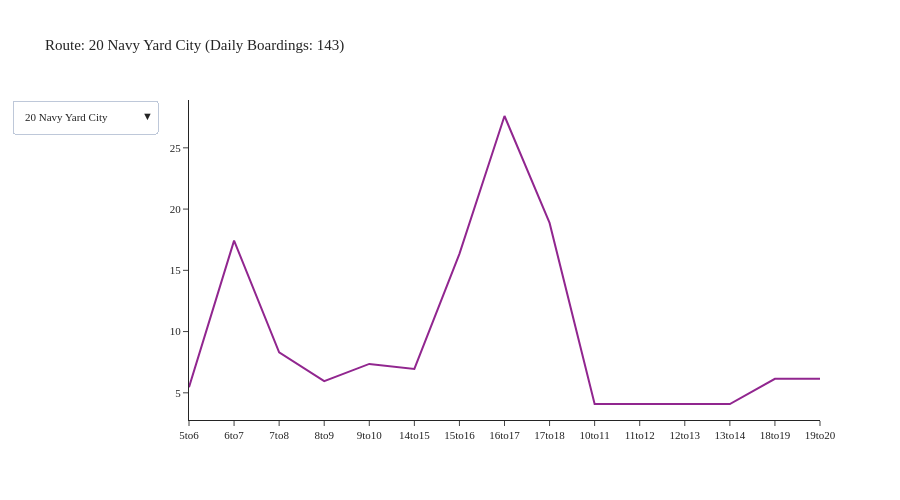

Notebook cell for this chart:
### Code cell
agency = 'Kitsap Transit'
df = df_transit_line[df_transit_line['agency'] == agency]
df = df.groupby(['tod', 'description']).agg({'boardings': 'sum'}).reset_index()
fig = create_tod_chart(df)
fig.show()

### Figure 1 — Plotly figure (JSON) as saved in the notebook; plotly's stock layout.template omitted (floating-point values rounded to 4 significant figures)
{"data": [{"mode": "lines", "name": "20 Navy Yard City", "type": "scatter", "visible": true, "x": ["5to6", "6to7", "7to8", "8to9", "9to10", "14to15", "15to16", "16to17", "17to18", "10to11", "11to12", "12to13", "13to14", "18to19", "19to20"], "y": [5.462, 17.43, 8.304, 5.953, 7.358, 6.947, 16.35, 27.6, 18.87, 4.087, 4.087, 4.087, 4.087, 6.14, 6.14]}, {"mode": "lines", "name": "212 Brem-Silverdle W", "type": "scatter", "visible": false, "x": ["5to6", "6to7", "7to8", "8to9", "9to10", "14to15", "15to16", "16to17", "17to18", "10to11", "11to12", "12to13", "13to14", "18to19", "19to20", "20to21", "21to22", "22to23", "23to0", "0to1", "1to2", "2to3", "3to4", "4to5"], "y": [31.95, 68.05, 69.6, 47.29, 31.24, 51.38, 46.07, 60.81, 80.94, 25.74, 25.74, 25.74, 25.74, 57.57, 57.57, 7.144, 7.144, 7.144, 7.144, 7.144, 7.144, 7.144, 7.144, 7.144]}, {"mode": "lines", "name": "217 Brem-Silverdle E", "type": "scatter", "visible": false, "x": ["5to6", "6to7", "7to8", "8to9", "9to10", "14to15", "15to16", "16to17", "17to18", "10to11", "11to12", "12to13", "13to14", "18to19", "19to20", "20to21", "21to22", "22to23", "23to0", "0to1", "1to2", "2to3", "3to4", "4to5"], "y": [41.37, 53.78, 123.9, 94.17, 33.39, 63.65, 53.99, 59.57, 94.91, 38.02, 38.02, 38.02, 38.02, 64.77, 64.77, 6.3, 6.3, 6.3, 6.3, 6.3, 6.3, 6.3, 6.3, 6.3]}, {"mode": "lines", "name": "221 Perry Avenue", "type": "scatter", "visible": false, "x": ["5to6", "6to7", "7to8", "8to9", "9to10", "14to15", "15to16", "16to17", "17to18", "10to11", "11to12", "12to13", "13to14", "18to19", "19to20"], "y": [2.733, 15.64, 9.535, 7.51, 5.627, 6.614, 7.591, 5.921, 9.076, 4.728, 4.728, 4.728, 4.728, 15.12, 15.12]}, {"mode": "lines", "name": "223 Kariotis", "type": "scatter", "visible": false, "x": ["6to7", "7to8", "8to9", "9to10", "14to15", "15to16", "16to17", "17to18", "10to11", "11to12", "12to13", "13to14", "18to19", "19to20"], "y": [3.399, 4.852, 6.209, 2.628, 6.082, 1.844, 3.441, 2.973, 1.714, 1.714, 1.714, 1.714, 2.94, 2.94]}, {"mode": "lines", "name": "225 Sheridan Park", "type": "scatter", "visible": false, "x": ["5to6", "6to7", "7to8", "8to9", "9to10", "14to15", "15to16", "16to17", "17to18", "10to11", "11to12", "12to13", "13to14", "18to19", "19to20"], "y": [3.701, 23.11, 12.37, 9.979, 1.852, 8.687, 9.054, 4.756, 12.46, 5.592, 5.592, 5.592, 5.592, 11.69, 11.69]}, {"mode": "lines", "name": "235 E Silvr-Old Twn", "type": "scatter", "visible": false, "x": ["8to9", "9to10", "14to15", "15to16", "16to17", "17to18", "10to11", "11to12", "12to13", "13to14"], "y": [0.482, 0.4511, 0.8502, 0.1709, 1.255, 3.469, 0.3213, 0.3213, 0.3213, 0.3213]}, {"mode": "lines", "name": "237 W Silvr-Fairgrnd", "type": "scatter", "visible": false, "x": ["9to10", "14to15", "15to16", "16to17", "17to18", "10to11", "11to12", "12to13", "13to14", "18to19", "19to20"], "y": [0.8172, 0.5689, 0.8384, 0.8943, 2.179, 0.3309, 0.3309, 0.3309, 0.3309, 0.06203, 0.06203]}, {"mode": "lines", "name": "24 Olympic College", "type": "scatter", "visible": false, "x": ["5to6", "6to7", "7to8", "8to9", "9to10", "14to15", "15to16", "16to17", "17to18", "10to11", "11to12", "12to13", "13to14", "18to19", "19to20"], "y": [16.98, 13.99, 21.83, 12.08, 5.355, 6.065, 13.99, 22.76, 10.69, 7.113, 7.113, 7.113, 7.113, 10.2, 10.2]}, {"mode": "lines", "name": "26 Bay Vista", "type": "scatter", "visible": false, "x": ["5to6", "6to7", "7to8", "8to9", "9to10", "14to15", "15to16", "16to17", "17to18", "10to11", "11to12", "12to13", "13to14", "18to19", "19to20"], "y": [8.868, 12.99, 12.96, 8.922, 8.628, 5.165, 12.28, 26.0, 20.31, 3.624, 3.624, 3.624, 3.624, 14.04, 14.04]}, {"mode": "lines", "name": "301 N Kitsap FF", "type": "scatter", "visible": false, "x": ["5to6", "6to7", "8to9", "9to10", "15to16", "16to17", "17to18", "10to11", "11to12", "12to13", "13to14", "18to19", "19to20"], "y": [27.4, 41.97, 10.29, 4.982, 21.61, 21.41, 25.0, 3.806, 3.806, 3.806, 3.806, 8.051, 8.051]}, {"mode": "lines", "name": "302 Suquam-Kingston", "type": "scatter", "visible": false, "x": ["6to7", "7to8", "8to9", "15to16", "16to17", "17to18", "10to11", "11to12", "12to13", "13to14", "18to19", "19to20"], "y": [5.0, 6.0, 7.0, 1.0, 5.15, 14.74, 0.5179, 0.5179, 0.5179, 0.5179, 1.048, 1.048]}, {"mode": "lines", "name": "307 N Vkng-KingstnFF", "type": "scatter", "visible": false, "x": ["6to7", "7to8", "8to9", "9to10", "15to16", "16to17", "17to18", "10to11", "11to12", "12to13", "13to14", "18to19", "19to20"], "y": [0.0, 0.0, 1.0, 0.0, 0.0, 1.158, 9.758, 2.68, 2.68, 2.68, 2.68, 0.4518, 0.4518]}, {"mode": "lines", "name": "332 Poulsbo-Silvrdle", "type": "scatter", "visible": false, "x": ["7to8", "8to9", "9to10", "14to15", "15to16", "16to17", "17to18", "10to11", "11to12", "12to13", "13to14", "18to19", "19to20"], "y": [7.319, 8.458, 8.694, 49.04, 3.068, 7.324, 8.384, 7.113, 7.113, 7.113, 7.113, 6.133, 6.133]}, {"mode": "lines", "name": "344 Poulsbo Central", "type": "scatter", "visible": false, "x": ["8to9", "9to10", "14to15", "15to16", "16to17", "17to18", "10to11", "11to12", "12to13", "13to14"], "y": [2.532, 1.144, 1.78, 4.527, 7.052, 3.136, 2.257, 2.257, 2.257, 2.257]}, {"mode": "lines", "name": "390 Poulsbo-Bainbrdg", "type": "scatter", "visible": false, "x": ["5to6", "6to7", "7to8", "8to9", "9to10", "14to15", "15to16", "16to17", "17to18", "10to11", "11to12", "12to13", "13to14", "18to19", "19to20", "20to21", "21to22", "22to23", "23to0", "0to1", "1to2", "2to3", "3to4", "4to5"], "y": [53.85, 78.5, 65.14, 55.55, 30.01, 68.02, 35.51, 73.26, 65.71, 42.39, 42.39, 42.39, 42.39, 46.76, 46.76, 9.899, 9.899, 9.899, 9.899, 9.899, 9.899, 9.899, 9.899, 9.899]}, {"mode": "lines", "name": "4 Tremont", "type": "scatter", "visible": false, "x": ["5to6", "6to7", "7to8", "8to9", "9to10", "14to15", "15to16", "16to17", "17to18", "10to11", "11to12", "12to13", "13to14", "18to19", "19to20"], "y": [1.181, 2.66, 5.731, 4.594, 3.62, 2.19, 2.64, 5.043, 6.381, 2.541, 2.541, 2.541, 2.541, 1.215, 1.215]}, {"mode": "lines", "name": "5 Sidney", "type": "scatter", "visible": false, "x": ["5to6", "6to7", "7to8", "8to9", "9to10", "14to15", "15to16", "16to17", "17to18", "10to11", "11to12", "12to13", "13to14", "18to19", "19to20"], "y": [1.047, 4.154, 12.55, 6.228, 7.866, 3.192, 4.875, 6.374, 6.688, 2.753, 2.753, 2.753, 2.753, 1.271, 1.271]}, {"mode": "lines", "name": "8 Bethel", "type": "scatter", "visible": false, "x": ["5to6", "6to7", "7to8", "8to9", "9to10", "14to15", "15to16", "16to17", "17to18", "10to11", "11to12", "12to13", "13to14", "18to19", "19to20"], "y": [13.9, 21.52, 36.52, 15.53, 19.96, 28.45, 30.27, 22.26, 40.13, 17.38, 17.38, 17.38, 17.38, 19.71, 19.71]}, {"mode": "lines", "name": "9 E Port Orchard", "type": "scatter", "visible": false, "x": ["6to7", "7to8", "8to9", "9to10", "14to15", "15to16", "16to17", "17to18", "10to11", "11to12", "12to13", "13to14", "18to19", "19to20"], "y": [1.317, 9.076, 4.925, 6.411, 15.7, 5.279, 5.726, 12.31, 7.944, 7.944, 7.944, 7.944, 2.659, 2.659]}, {"mode": "lines", "name": "Brem-Pt Orchard FF", "type": "scatter", "visible": false, "x": ["5to6", "6to7", "7to8", "8to9", "9to10", "14to15", "15to16", "16to17", "17to18", "10to11", "11to12", "12to13", "13to14", "18to19", "19to20", "20to21", "21to22", "22to23", "23to0", "0to1", "1to2", "2to3", "3to4", "4to5"], "y": [73.0, 212.4, 243.4, 177.3, 89.4, 92.83, 99.06, 91.6, 177.9, 76.8, 76.8, 76.8, 76.8, 94.42, 94.42, 17.99, 17.99, 17.99, 17.99, 17.99, 17.99, 17.99, 17.99, 17.99]}, {"mode": "lines", "name": "Seattle-Bremerton FF", "type": "scatter", "visible": false, "x": ["5to6", "6to7", "7to8", "8to9", "9to10", "14to15", "15to16", "16to17", "17to18", "10to11", "11to12", "12to13", "13to14", "18to19", "19to20", "20to21", "21to22", "22to23", "23to0", "0to1", "1to2", "2to3", "3to4", "4to5"], "y": [307.6, 412.5, 500.1, 250.9, 116.3, 85.06, 256.0, 321.0, 596.3, 51.52, 51.52, 51.52, 51.52, 200.1, 200.1, 20.24, 20.24, 20.24, 20.24, 20.24, 20.24, 20.24, 20.24, 20.24]}, {"mode": "lines", "name": "Seattle-Kingston FF", "type": "scatter", "visible": false, "x": ["5to6", "6to7", "7to8", "8to9", "14to15", "15to16", "16to17", "17to18", "10to11", "11to12", "12to13", "13to14", "18to19", "19to20"], "y": [4.0, 5.0, 2.0, 2.0, 76.0, 97.0, 21.0, 45.0, 0.75, 0.75, 0.75, 0.75, 6.0, 6.0]}, {"mode": "lines", "name": "Brem-Annapolis FF", "type": "scatter", "visible": false, "x": ["5to6", "6to7", "7to8", "14to15", "15to16", "16to17", "17to18"], "y": [9.874, 17.91, 20.4, 20.23, 112.9, 111.4, 101.1]}, {"mode": "lines", "name": "Seattle-Southwrth FF", "type": "scatter", "visible": false, "x": ["5to6", "6to7", "7to8", "8to9", "14to15", "15to16", "16to17", "17to18", "18to19", "19to20"], "y": [132.8, 119.9, 82.3, 48.09, 28.77, 15.19, 94.3, 75.79, 52.65, 52.65]}, {"mode": "lines", "name": "106 Fletcher Bay", "type": "scatter", "visible": false, "x": ["5to6", "6to7", "7to8", "15to16", "16to17", "17to18", "18to19", "19to20"], "y": [7.924, 24.17, 9.049, 13.5, 11.73, 17.71, 5.173, 5.173]}, {"mode": "lines", "name": "215 McWilliams", "type": "scatter", "visible": false, "x": ["5to6", "6to7", "7to8", "15to16", "16to17", "17to18", "18to19", "19to20"], "y": [43.82, 48.55, 31.62, 16.67, 41.57, 82.06, 18.5, 18.5]}, {"mode": "lines", "name": "219 Crossroads", "type": "scatter", "visible": false, "x": ["5to6", "6to7", "7to8", "15to16", "16to17"], "y": [4.156, 0.9905, 3.644, 8.872, 1.87]}, {"mode": "lines", "name": "333 Silvrdale-Bainb", "type": "scatter", "visible": false, "x": ["5to6", "6to7", "15to16", "16to17", "17to18", "18to19", "19to20", "20to21", "21to22", "22to23", "23to0", "0to1", "1to2", "2to3", "3to4", "4to5"], "y": [148.8, 77.59, 25.53, 73.85, 65.1, 41.82, 41.82, 4.879, 4.879, 4.879, 4.879, 4.879, 4.879, 4.879, 4.879, 4.879]}, {"mode": "lines", "name": "81 Annapolis Commutr", "type": "scatter", "visible": false, "x": ["5to6", "6to7", "7to8", "15to16", "16to17", "17to18"], "y": [3.85, 8.207, 2.09, 7.354, 27.73, 6.371]}, {"mode": "lines", "name": "85 Mullenix Express", "type": "scatter", "visible": false, "x": ["5to6", "6to7", "7to8", "15to16", "16to17", "17to18", "18to19", "19to20"], "y": [10.1, 5.1, 2.3, 0.0, 2.138, 1.254, 2.161, 2.161]}, {"mode": "lines", "name": "86 Southwrth Shuttle", "type": "scatter", "visible": false, "x": ["5to6", "6to7", "7to8", "8to9", "15to16", "16to17", "17to18", "18to19", "19to20"], "y": [78.54, 168.1, 18.59, 66.29, 41.16, 57.1, 81.78, 39.99, 39.99]}, {"mode": "lines", "name": "93 Manzanita", "type": "scatter", "visible": false, "x": ["5to6", "6to7", "7to8", "15to16", "16to17", "17to18", "18to19", "19to20"], "y": [2.506, 18.08, 29.02, 10.82, 10.21, 13.84, 6.151, 6.151]}, {"mode": "lines", "name": "94 Agate Point", "type": "scatter", "visible": false, "x": ["5to6", "6to7", "7to8", "15to16", "16to17", "17to18", "18to19", "19to20"], "y": [11.02, 22.95, 13.17, 14.35, 18.4, 20.6, 6.783, 6.783]}, {"mode": "lines", "name": "95 Battle Point", "type": "scatter", "visible": false, "x": ["5to6", "6to7", "7to8", "15to16", "16to17", "17to18", "18to19", "19to20"], "y": [13.58, 14.68, 28.26, 18.88, 19.83, 24.62, 7.535, 7.535]}, {"mode": "lines", "name": "96 Sunrise", "type": "scatter", "visible": false, "x": ["5to6", "6to7", "7to8", "15to16", "16to17", "17to18", "18to19", "19to20"], "y": [10.98, 38.05, 45.83, 18.25, 21.45, 22.21, 6.359, 6.359]}, {"mode": "lines", "name": "97 Crystal Springs", "type": "scatter", "visible": false, "x": ["5to6", "6to7", "7to8", "15to16", "16to17", "17to18", "18to19", "19to20"], "y": [10.93, 14.2, 23.98, 10.16, 11.46, 19.28, 7.135, 7.135]}, {"mode": "lines", "name": "98 Fort Ward", "type": "scatter", "visible": false, "x": ["5to6", "6to7", "7to8", "15to16", "16to17", "17to18", "18to19", "19to20"], "y": [21.19, 25.15, 18.76, 18.89, 17.94, 24.6, 9.364, 9.364]}, {"mode": "lines", "name": "99 Bill Point", "type": "scatter", "visible": false, "x": ["5to6", "6to7", "7to8", "15to16", "16to17", "17to18", "18to19", "19to20"], "y": [10.88, 17.3, 38.28, 14.73, 15.23, 14.98, 1.735, 1.735]}, {"mode": "lines", "name": "222 Gateway", "type": "scatter", "visible": false, "x": ["5to6", "6to7", "7to8", "17to18", "18to19", "19to20"], "y": [9.633, 9.246, 5.263, 38.41, 5.421, 5.421]}, {"mode": "lines", "name": "377 BI Ferry-Pbo", "type": "scatter", "visible": false, "x": ["18to19", "19to20"], "y": [2.485, 2.485]}], "layout": {"font": {"size": 11}, "height": 500, "title": {"text": "Route: 20 Navy Yard City (Daily Boardings: 143)"}, "updatemenus": [{"buttons": [{"args": [{"visible": [true, false, false, false, false, false, false, false, false, false, false, false, false, false, false, false, false, false, false, false, false, false, false, false, false, false, false, false, false, false, false, false, false, false, false, false, false, false, false, false, false]}, {"title": "Route: 20 Navy Yard City (Daily Boardings: 143)"}], "label": "20 Navy Yard City", "method": "update"}, {"args": [{"visible": [false, true, false, false, false, false, false, false, false, false, false, false, false, false, false, false, false, false, false, false, false, false, false, false, false, false, false, false, false, false, false, false, false, false, false, false, false, false, false, false, false]}, {"title": "Route: 212 Brem-Silverdle W (Daily Boardings: 770)"}], "label": "212 Brem-Silverdle W", "method": "update"}, {"args": [{"visible": [false, false, true, false, false, false, false, false, false, false, false, false, false, false, false, false, false, false, false, false, false, false, false, false, false, false, false, false, false, false, false, false, false, false, false, false, false, false, false, false, false]}, {"title": "Route: 217 Brem-Silverdle E (Daily Boardings: 957)"}], "label": "217 Brem-Silverdle E", "method": "update"}, {"args": [{"visible": [false, false, false, true, false, false, false, false, false, false, false, false, false, false, false, false, false, false, false, false, false, false, false, false, false, false, false, false, false, false, false, false, false, false, false, false, false, false, false, false, false]}, {"title": "Route: 221 Perry Avenue (Daily Boardings: 119)"}], "label": "221 Perry Avenue", "method": "update"}, {"args": [{"visible": [false, false, false, false, true, false, false, false, false, false, false, false, false, false, false, false, false, false, false, false, false, false, false, false, false, false, false, false, false, false, false, false, false, false, false, false, false, false, false, false, false]}, {"title": "Route: 223 Kariotis (Daily Boardings: 44)"}], "label": "223 Kariotis", "method": "update"}, {"args": [{"visible": [false, false, false, false, false, true, false, false, false, false, false, false, false, false, false, false, false, false, false, false, false, false, false, false, false, false, false, false, false, false, false, false, false, false, false, false, false, false, false, false, false]}, {"title": "Route: 225 Sheridan Park (Daily Boardings: 132)"}], "label": "225 Sheridan Park", "method": "update"}, {"args": [{"visible": [false, false, false, false, false, false, true, false, false, false, false, false, false, false, false, false, false, false, false, false, false, false, false, false, false, false, false, false, false, false, false, false, false, false, false, false, false, false, false, false, false]}, {"title": "Route: 235 E Silvr-Old Twn (Daily Boardings: 8)"}], "label": "235 E Silvr-Old Twn", "method": "update"}, {"args": [{"visible": [false, false, false, false, false, false, false, true, false, false, false, false, false, false, false, false, false, false, false, false, false, false, false, false, false, false, false, false, false, false, false, false, false, false, false, false, false, false, false, false, false]}, {"title": "Route: 237 W Silvr-Fairgrnd (Daily Boardings: 7)"}], "label": "237 W Silvr-Fairgrnd", "method": "update"}, {"args": [{"visible": [false, false, false, false, false, false, false, false, true, false, false, false, false, false, false, false, false, false, false, false, false, false, false, false, false, false, false, false, false, false, false, false, false, false, false, false, false, false, false, false, false]}, {"title": "Route: 24 Olympic College (Daily Boardings: 173)"}], "label": "24 Olympic College", "method": "update"}, {"args": [{"visible": [false, false, false, false, false, false, false, false, false, true, false, false, false, false, false, false, false, false, false, false, false, false, false, false, false, false, false, false, false, false, false, false, false, false, false, false, false, false, false, false, false]}, {"title": "Route: 26 Bay Vista (Daily Boardings: 159)"}], "label": "26 Bay Vista", "method": "update"}, {"args": [{"visible": [false, false, false, false, false, false, false, false, false, false, true, false, false, false, false, false, false, false, false, false, false, false, false, false, false, false, false, false, false, false, false, false, false, false, false, false, false, false, false, false, false]}, {"title": "Route: 301 N Kitsap FF (Daily Boardings: 184)"}], "label": "301 N Kitsap FF", "method": "update"}, {"args": [{"visible": [false, false, false, false, false, false, false, false, false, false, false, true, false, false, false, false, false, false, false, false, false, false, false, false, false, false, false, false, false, false, false, false, false, false, false, false, false, false, false, false, false]}, {"title": "Route: 302 Suquam-Kingston (Daily Boardings: 43)"}], "label": "302 Suquam-Kingston", "method": "update"}, {"args": [{"visible": [false, false, false, false, false, false, false, false, false, false, false, false, true, false, false, false, false, false, false, false, false, false, false, false, false, false, false, false, false, false, false, false, false, false, false, false, false, false, false, false, false]}, {"title": "Route: 307 N Vkng-KingstnFF (Daily Boardings: 24)"}], "label": "307 N Vkng-KingstnFF", "method": "update"}, {"args": [{"visible": [false, false, false, false, false, false, false, false, false, false, false, false, false, true, false, false, false, false, false, false, false, false, false, false, false, false, false, false, false, false, false, false, false, false, false, false, false, false, false, false, false]}, {"title": "Route: 332 Poulsbo-Silvrdle (Daily Boardings: 133)"}], "label": "332 Poulsbo-Silvrdle", "method": "update"}, {"args": [{"visible": [false, false, false, false, false, false, false, false, false, false, false, false, false, false, true, false, false, false, false, false, false, false, false, false, false, false, false, false, false, false, false, false, false, false, false, false, false, false, false, false, false]}, {"title": "Route: 344 Poulsbo Central (Daily Boardings: 29)"}], "label": "344 Poulsbo Central", "method": "update"}, {"args": [{"visible": [false, false, false, false, false, false, false, false, false, false, false, false, false, false, false, true, false, false, false, false, false, false, false, false, false, false, false, false, false, false, false, false, false, false, false, false, false, false, false, false, false]}, {"title": "Route: 390 Poulsbo-Bainbrdg (Daily Boardings: 878)"}], "label": "390 Poulsbo-Bainbrdg", "method": "update"}, {"args": [{"visible": [false, false, false, false, false, false, false, false, false, false, false, false, false, false, false, false, true, false, false, false, false, false, false, false, false, false, false, false, false, false, false, false, false, false, false, false, false, false, false, false, false]}, {"title": "Route: 4 Tremont (Daily Boardings: 47)"}], "label": "4 Tremont", "method": "update"}, {"args": [{"visible": [false, false, false, false, false, false, false, false, false, false, false, false, false, false, false, false, false, true, false, false, false, false, false, false, false, false, false, false, false, false, false, false, false, false, false, false, false, false, false, false, false]}, {"title": "Route: 5 Sidney (Daily Boardings: 67)"}], "label": "5 Sidney", "method": "update"}, {"args": [{"visible": [false, false, false, false, false, false, false, false, false, false, false, false, false, false, false, false, false, false, true, false, false, false, false, false, false, false, false, false, false, false, false, false, false, false, false, false, false, false, false, false, false]}, {"title": "Route: 8 Bethel (Daily Boardings: 337)"}], "label": "8 Bethel", "method": "update"}, {"args": [{"visible": [false, false, false, false, false, false, false, false, false, false, false, false, false, false, false, false, false, false, false, true, false, false, false, false, false, false, false, false, false, false, false, false, false, false, false, false, false, false, false, false, false]}, {"title": "Route: 9 E Port Orchard (Daily Boardings: 98)"}], "label": "9 E Port Orchard", "method": "update"}, {"args": [{"visible": [false, false, false, false, false, false, false, false, false, false, false, false, false, false, false, false, false, false, false, false, true, false, false, false, false, false, false, false, false, false, false, false, false, false, false, false, false, false, false, false, false]}, {"title": "Route: Brem-Pt Orchard FF (Daily Boardings: 1,915)"}], "label": "Brem-Pt Orchard FF", "method": "update"}, {"args": [{"visible": [false, false, false, false, false, false, false, false, false, false, false, false, false, false, false, false, false, false, false, false, false, true, false, false, false, false, false, false, false, false, false, false, false, false, false, false, false, false, false, false, false]}, {"title": "Route: Seattle-Bremerton FF (Daily Boardings: 3,634)"}], "label": "Seattle-Bremerton FF", "method": "update"}, {"args": [{"visible": [false, false, false, false, false, false, false, false, false, false, false, false, false, false, false, false, false, false, false, false, false, false, true, false, false, false, false, false, false, false, false, false, false, false, false, false, false, false, false, false, false]}, {"title": "Route: Seattle-Kingston FF (Daily Boardings: 267)"}], "label": "Seattle-Kingston FF", "method": "update"}, {"args": [{"visible": [false, false, false, false, false, false, false, false, false, false, false, false, false, false, false, false, false, false, false, false, false, false, false, true, false, false, false, false, false, false, false, false, false, false, false, false, false, false, false, false, false]}, {"title": "Route: Brem-Annapolis FF (Daily Boardings: 394)"}], "label": "Brem-Annapolis FF", "method": "update"}, {"args": [{"visible": [false, false, false, false, false, false, false, false, false, false, false, false, false, false, false, false, false, false, false, false, false, false, false, false, true, false, false, false, false, false, false, false, false, false, false, false, false, false, false, false, false]}, {"title": "Route: Seattle-Southwrth FF (Daily Boardings: 702)"}], "label": "Seattle-Southwrth FF", "method": "update"}, {"args": [{"visible": [false, false, false, false, false, false, false, false, false, false, false, false, false, false, false, false, false, false, false, false, false, false, false, false, false, true, false, false, false, false, false, false, false, false, false, false, false, false, false, false, false]}, {"title": "Route: 106 Fletcher Bay (Daily Boardings: 94)"}], "label": "106 Fletcher Bay", "method": "update"}, {"args": [{"visible": [false, false, false, false, false, false, false, false, false, false, false, false, false, false, false, false, false, false, false, false, false, false, false, false, false, false, true, false, false, false, false, false, false, false, false, false, false, false, false, false, false]}, {"title": "Route: 215 McWilliams (Daily Boardings: 301)"}], "label": "215 McWilliams", "method": "update"}, {"args": [{"visible": [false, false, false, false, false, false, false, false, false, false, false, false, false, false, false, false, false, false, false, false, false, false, false, false, false, false, false, true, false, false, false, false, false, false, false, false, false, false, false, false, false]}, {"title": "Route: 219 Crossroads (Daily Boardings: 20)"}], "label": "219 Crossroads", "method": "update"}, {"args": [{"visible": [false, false, false, false, false, false, false, false, false, false, false, false, false, false, false, false, false, false, false, false, false, false, false, false, false, false, false, false, true, false, false, false, false, false, false, false, false, false, false, false, false]}, {"title": "Route: 333 Silvrdale-Bainb (Daily Boardings: 518)"}], "label": "333 Silvrdale-Bainb", "method": "update"}, {"args": [{"visible": [false, false, false, false, false, false, false, false, false, false, false, false, false, false, false, false, false, false, false, false, false, false, false, false, false, false, false, false, false, true, false, false, false, false, false, false, false, false, false, false, false]}, {"title": "Route: 81 Annapolis Commutr (Daily Boardings: 56)"}], "label": "81 Annapolis Commutr", "method": "update"}, {"args": [{"visible": [false, false, false, false, false, false, false, false, false, false, false, false, false, false, false, false, false, false, false, false, false, false, false, false, false, false, false, false, false, false, true, false, false, false, false, false, false, false, false, false, false]}, {"title": "Route: 85 Mullenix Express (Daily Boardings: 25)"}], "label": "85 Mullenix Express", "method": "update"}, {"args": [{"visible": [false, false, false, false, false, false, false, false, false, false, false, false, false, false, false, false, false, false, false, false, false, false, false, false, false, false, false, false, false, false, false, true, false, false, false, false, false, false, false, false, false]}, {"title": "Route: 86 Southwrth Shuttle (Daily Boardings: 592)"}], "label": "86 Southwrth Shuttle", "method": "update"}, {"args": [{"visible": [false, false, false, false, false, false, false, false, false, false, false, false, false, false, false, false, false, false, false, false, false, false, false, false, false, false, false, false, false, false, false, false, true, false, false, false, false, false, false, false, false]}, {"title": "Route: 93 Manzanita (Daily Boardings: 97)"}], "label": "93 Manzanita", "method": "update"}, {"args": [{"visible": [false, false, false, false, false, false, false, false, false, false, false, false, false, false, false, false, false, false, false, false, false, false, false, false, false, false, false, false, false, false, false, false, false, true, false, false, false, false, false, false, false]}, {"title": "Route: 94 Agate Point (Daily Boardings: 114)"}], "label": "94 Agate Point", "method": "update"}, {"args": [{"visible": [false, false, false, false, false, false, false, false, false, false, false, false, false, false, false, false, false, false, false, false, false, false, false, false, false, false, false, false, false, false, false, false, false, false, true, false, false, false, false, false, false]}, {"title": "Route: 95 Battle Point (Daily Boardings: 135)"}], "label": "95 Battle Point", "method": "update"}, {"args": [{"visible": [false, false, false, false, false, false, false, false, false, false, false, false, false, false, false, false, false, false, false, false, false, false, false, false, false, false, false, false, false, false, false, false, false, false, false, true, false, false, false, false, false]}, {"title": "Route: 96 Sunrise (Daily Boardings: 169)"}], "label": "96 Sunrise", "method": "update"}, {"args": [{"visible": [false, false, false, false, false, false, false, false, false, false, false, false, false, false, false, false, false, false, false, false, false, false, false, false, false, false, false, false, false, false, false, false, false, false, false, false, true, false, false, false, false]}, {"title": "Route: 97 Crystal Springs (Daily Boardings: 104)"}], "label": "97 Crystal Springs", "method": "update"}, {"args": [{"visible": [false, false, false, false, false, false, false, false, false, false, false, false, false, false, false, false, false, false, false, false, false, false, false, false, false, false, false, false, false, false, false, false, false, false, false, false, false, true, false, false, false]}, {"title": "Route: 98 Fort Ward (Daily Boardings: 145)"}], "label": "98 Fort Ward", "method": "update"}, {"args": [{"visible": [false, false, false, false, false, false, false, false, false, false, false, false, false, false, false, false, false, false, false, false, false, false, false, false, false, false, false, false, false, false, false, false, false, false, false, false, false, false, true, false, false]}, {"title": "Route: 99 Bill Point (Daily Boardings: 115)"}], "label": "99 Bill Point", "method": "update"}, {"args": [{"visible": [false, false, false, false, false, false, false, false, false, false, false, false, false, false, false, false, false, false, false, false, false, false, false, false, false, false, false, false, false, false, false, false, false, false, false, false, false, false, false, true, false]}, {"title": "Route: 222 Gateway (Daily Boardings: 73)"}], "label": "222 Gateway", "method": "update"}, {"args": [{"visible": [false, false, false, false, false, false, false, false, false, false, false, false, false, false, false, false, false, false, false, false, false, false, false, false, false, false, false, false, false, false, false, false, false, false, false, false, false, false, false, false, true]}, {"title": "Route: 377 BI Ferry-Pbo (Daily Boardings: 5)"}], "label": "377 BI Ferry-Pbo", "method": "update"}], "direction": "down", "showactive": true}], "width": 900, "yaxis": {"tickformat": ".00f"}}}
